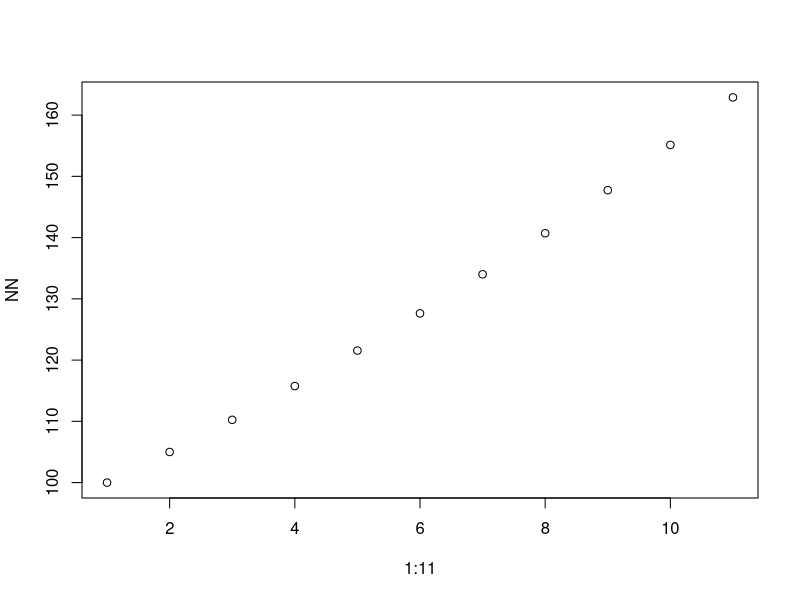
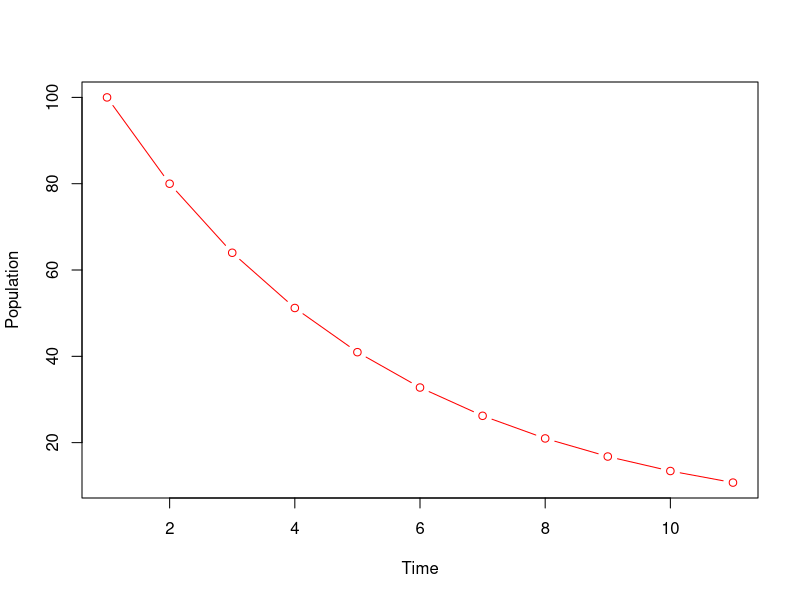
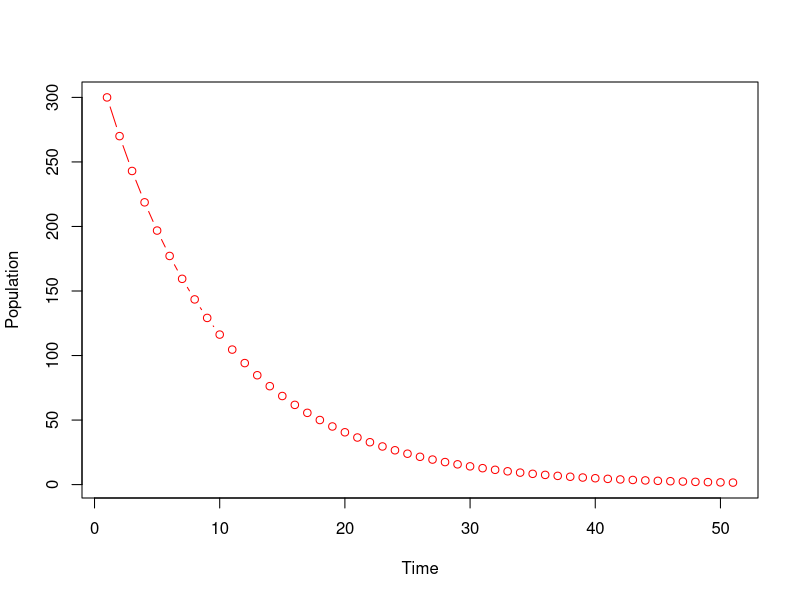

Here is the R script that generated these plots, in order:
#geometricGrowthScript.R
#a script to simulate and pot the discrete logistic model

#Setup
#none needed, since the program is so simple
#Set initial conditions and parameter values
N0<-100
RR<-1.05
tt<-10 #assign this so you don't have to change the number throughout, only once up here
#initialize variable to a vector of NA values
NN<-matrix(NA,11,1)
NN[1]=N0 #makes sure that the initial value is included in the plot # could have put 100 instead of N0
#use a loop to iterate the model the desired number of times
for(tt in 1:tt){
  NN[tt+1]<-NN[tt]*RR #fill in next element in the vector with the RR*NN equation #this is saying that the value in the matrix column for tt+1 will be specified as the N0*R that we wanted in the beginning
}
#plot the results
plot(1:11,NN)

#EXERCISE: PLAY WITH THIS MODEL
#DECLINE
N0<-100
RR<-0.8
tt<-10
NN<-matrix(NA,11,1)
NN[1]=N0 
for(tt in 1:tt){
  NN[tt+1]<-NN[tt]*RR}
plot(1:11,NN, xlab="Time", ylab="Population", type="b", col='red')

#Make it into a function
growthFun<-function(RR,N0,tt){NN<-matrix(NA,11,1)
NN[1]=N0 
for(tt in 1:tt){
 NN[tt+1]<-NN[tt]*RR
}

plot(1:(tt+1),NN, xlab="Time", ylab="Population", type="b", col='red')
}

growthFun(RR=0.9, N0=300, tt=50)
